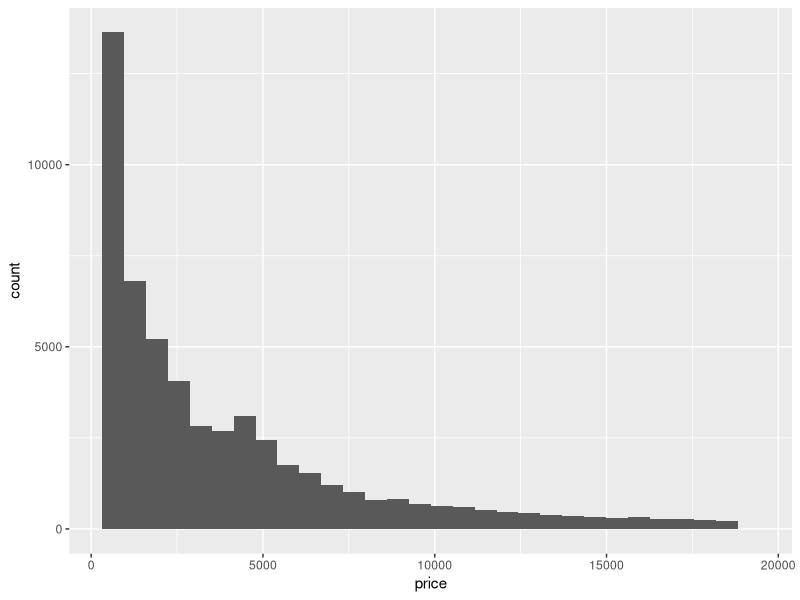
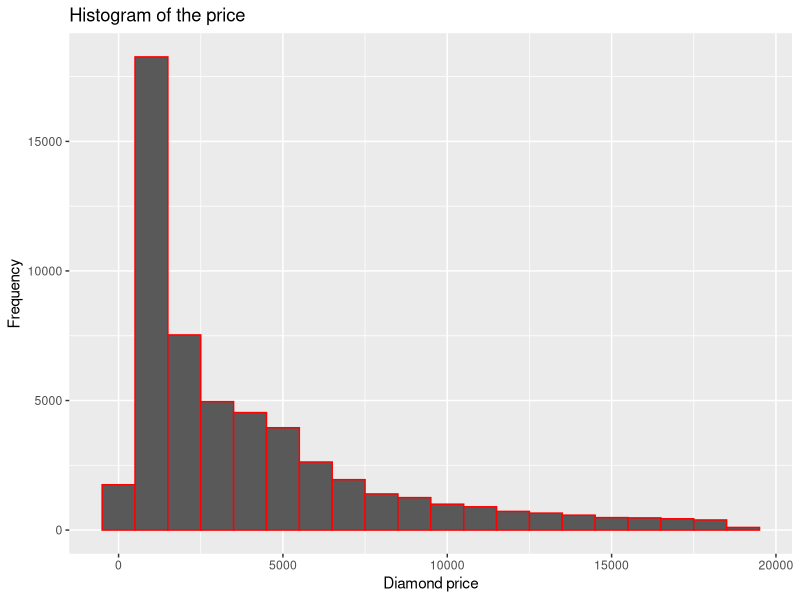
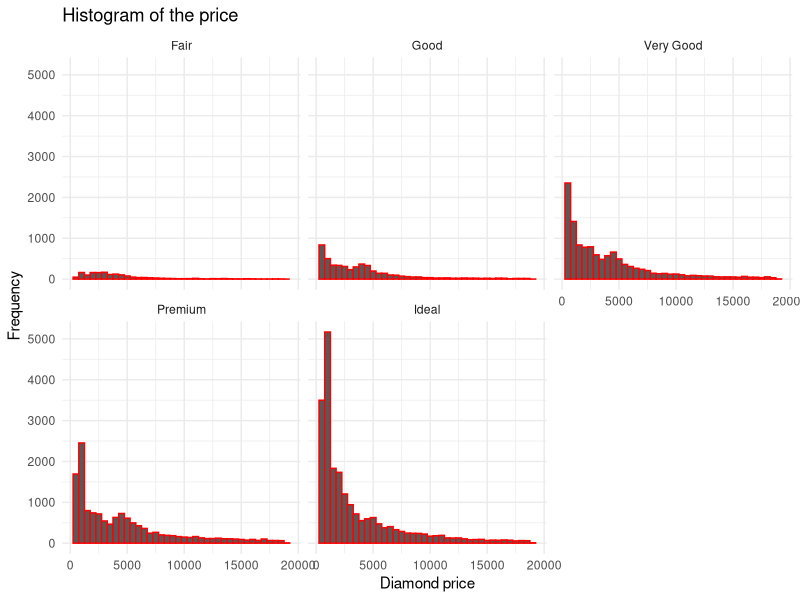

These charts were generated, in order, by the following R code:
## ---- chunk 1
library(ggplot2)
data=diamonds
## ---- chunk 2
#Getting structure of Diamond dataset
str(data)
## ---- chunk 3
# Histogram of price 
ggplot(aes(x=price),data=diamonds)+geom_histogram()
## ---- chunk 4
#Summary statistics 
summary(diamonds$price)
## ---- chunk 5
#Cost less than US$500
sum(diamonds$price<500)
## ---- chunk 6
#Cost less than US$250
sum(diamonds$price<250)
## ---- chunk 7
#cost equal to U$15,000 or more
sum(diamonds$price>=15000)
## ---- chunk 8
# Explore the largest peak in the
ggplot(aes(x=price),data=diamonds)+geom_histogram(binwidth = 1000,col='red')+ggtitle('Histogram of the price')+ylab('Frequency')+xlab('Diamond price')
## ---- chunk 9
# Break out the histogram of diamond prices by cut.
ggplot(aes(x=price),data=diamonds)+geom_histogram(binwidth = 500,col='red')+ggtitle('Histogram of the price')+ylab('Frequency')+xlab('Diamond price')+facet_wrap(~cut)+theme_minimal()
## ---- chunk 10
#Higest price diamond
subset(diamonds,price==max(price))
## ---- chunk 11
#Lowest Price Diamond
subset(diamonds,price==min(price))
## ---- chunk 12
#Subsetting the diamonds by cut
Fair = diamonds[which(diamonds$cut == "Fair"),]
Good = diamonds[which(diamonds$cut == "Good"),]
VaryGood = diamonds[which(diamonds$cut == "Very Good"),]
Premium = diamonds[which(diamonds$cut == "Premium"),]
Ideal = diamonds[which(diamonds$cut == "Ideal"),]

## ---- chunk 13
mean(Fair$price)
## ---- chunk 14
mean(Good$price)
## ---- chunk 15
mean(VaryGood$price)
## ---- chunk 16
mean(Premium$price)
## ---- chunk 17
mean(Ideal$price)
